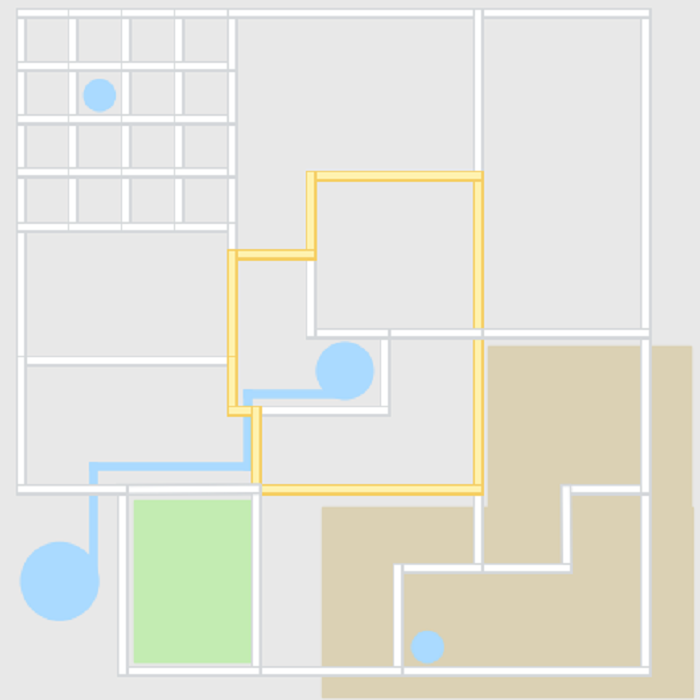
#> input picture img/overhead_mini_fit.png, 700 x 700 px
$ python test_imageOverlay.py
#> lines starting #> are read from the running program, lines starting #| are printed output that depends on the picture
import matplotlib.pyplot as plt
import matplotlib.image as mpimg
from matplotlib.widgets import Slider, Button
import numpy as np
import yaml
from sketchGen import Sketch
from collections import deque
from PIL import Image


# [84 lines left out: functions overlay, showPoints, not called in this run]


def showSketches():
    overhead = mpimg.imread("../img/overhead_mini_fit.png")
#> overhead is the input picture: shape (700, 700, 4) float32; mean R, G, B, A 0.887, 0.892, 0.86, 1
    overhead = np.flip(overhead, 0)
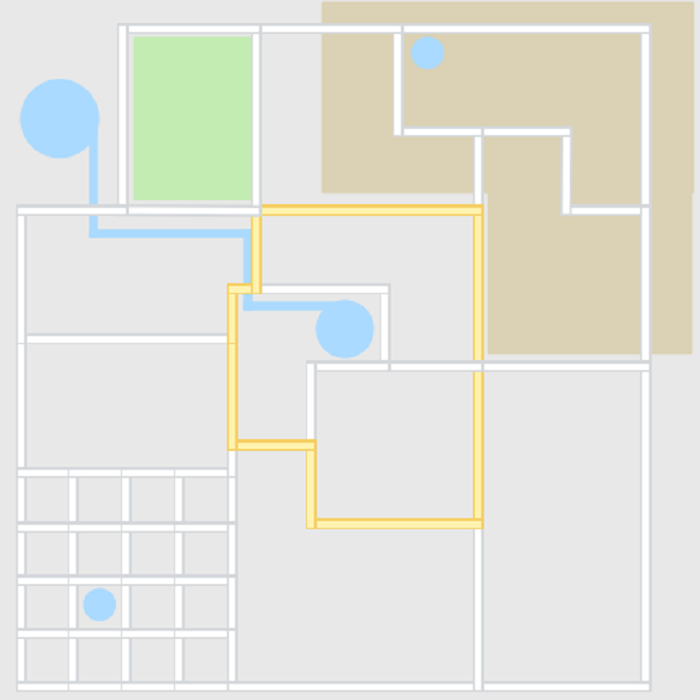
#> overhead: shape (700, 700, 4) float32; mean R, G, B, A 0.89, 0.892, 0.858, 1
    underhead = mpimg.imread("../img/stichedFlyoverton.png")
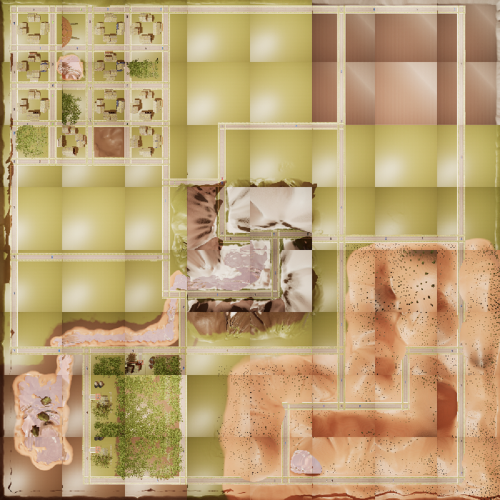
#> input picture img/stichedFlyoverton.png, 1000 x 1000 px (shown at 1/2 size)
#> underhead is the input picture: shape (1000, 1000, 4) float32; mean R, G, B, A 0.739, 0.636, 0.463, 1
    underhead = np.flip(underhead, 0)
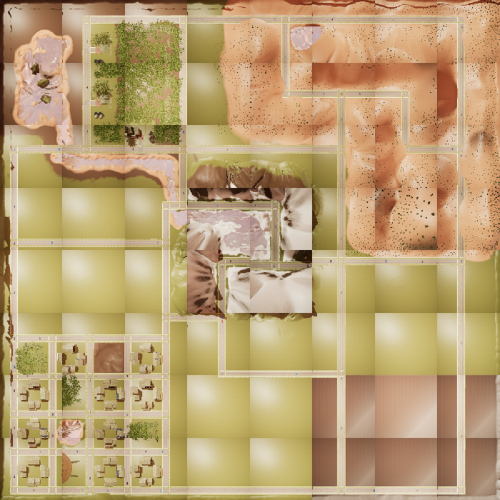
#> underhead: shape (1000, 1000, 4) float32 (shown at 1/2 size); mean R, G, B, A 0.739, 0.636, 0.463, 1

    fig, ax = plt.subplots()
#> (the run stopped early here; a loop or call above may not have finished)
